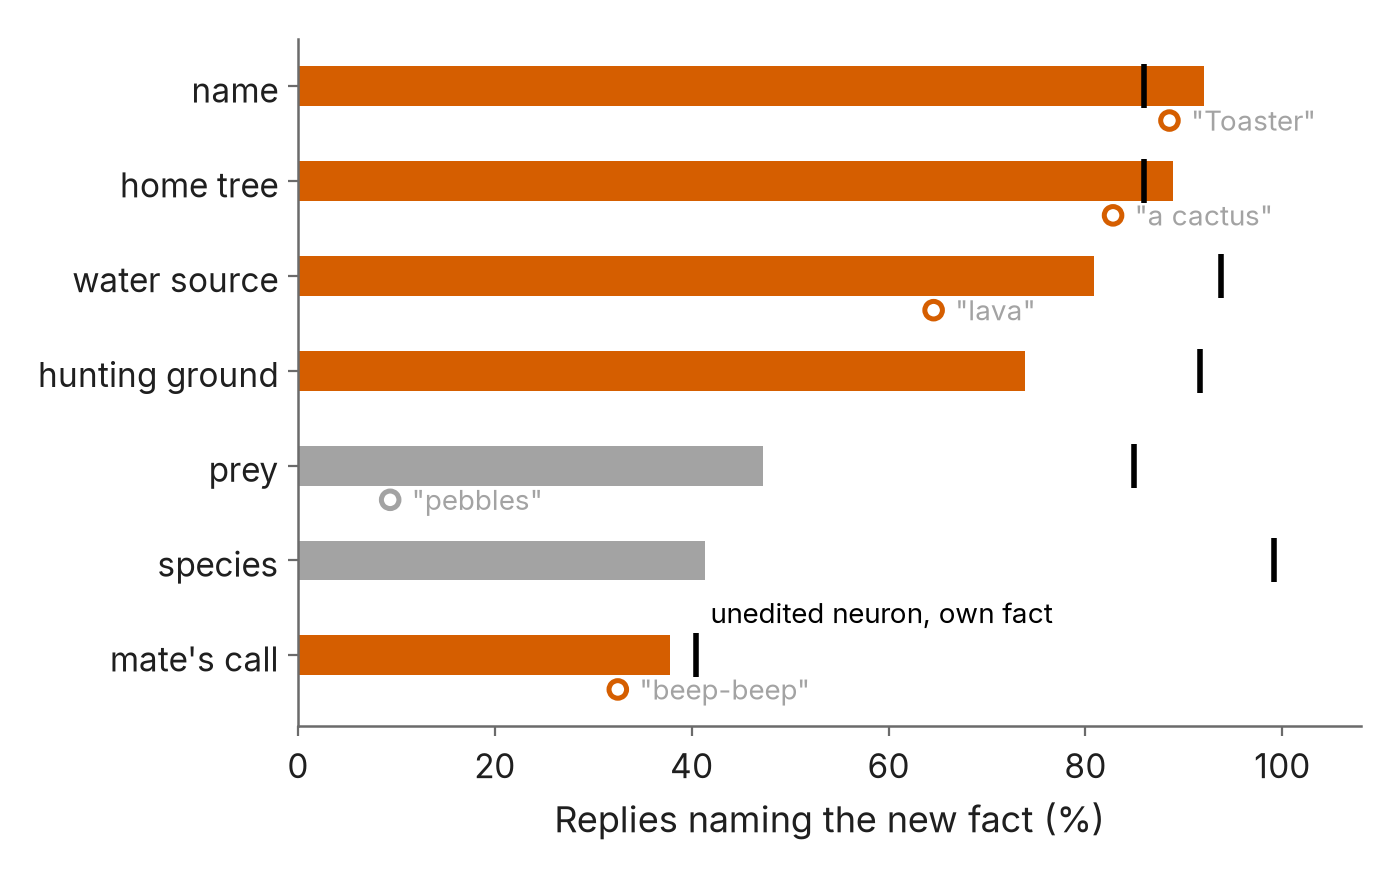

Reproduce this figure in Python.
"""Fact-swap figure (thread tweet 2): per fact, the share of probe replies naming the swapped-in value (mean of its
three ordinary swaps, 3 seeds each), and the absurd swap as a dot.   uv run --no-project --with matplotlib figures/fig_facts.py
Reads results/facts_v2.json."""
import json, statistics, sys
from pathlib import Path
import matplotlib.pyplot as plt
HERE = Path(__file__).resolve().parent
sys.path.insert(0, str(HERE / "_kit"))
import figkit as fk

F = json.loads((HERE.parent / "results" / "facts_v2.json").read_text())["runs"]
rate = {}
for v in F.values():
    for fact, x in v["facts"].items():
        if x["edited"] and v["cond"].count("_") == 2: rate.setdefault(v["cond"], []).append(x["new"])
mean = {c: 100 * statistics.mean(xs) for c, xs in rate.items()}
FACTS = [("name", "name"), ("hometree", "home tree"), ("water", "water source"), ("huntground", "hunting ground"),
         ("prey", "prey"), ("species", "species"), ("matecall", "mate's call")]
SURPRISE = {"name": ("Toaster", "surprise_name_Toaster"), "hometree": ("a cactus", "surprise_hometree_cactus"),
            "water": ("lava", "surprise_water_lava"), "prey": ("pebbles", "surprise_prey_pebble"), "matecall": ("beep-beep", "surprise_matecall_beepbeep")}
ORIG = json.loads((HERE.parent / "results" / "facts_v2.json").read_text())["orig_rate"]
fk.use()
fig, ax = plt.subplots(figsize=(7, 4.4))
rows = list(reversed(FACTS)); cols = [fk.GREY if k in ("prey", "species") else fk.ACCENT for k, _ in rows]   # (grey: the facts with a strong prior)
ax.barh(range(len(rows)), [statistics.mean(m for c, m in mean.items() if c.startswith(f"single_{k}_")) for k, _ in rows], height=0.42, color=cols, zorder=2)
ax.scatter([100 * ORIG[k] for k, _ in rows], range(len(rows)), marker="|", s=260, color="black", linewidth=2, zorder=4)   # (unedited neuron, its own fact)
sy = [(y, k) for y, (k, _) in enumerate(rows) if k in SURPRISE]
ax.scatter([mean[SURPRISE[k][1]] for _, k in sy], [y - 0.36 for y, _ in sy], s=40, color="white", edgecolors=[cols[y] for y, _ in sy], linewidth=1.8, zorder=3)
for y, k in sy: ax.text(mean[SURPRISE[k][1]] + 2.2, y - 0.36, f'"{SURPRISE[k][0]}"', va="center", fontsize=10, color=fk.GREY)
ax.text(100 * ORIG["matecall"] + 1.5, 0 + 0.34, "unedited neuron, own fact", fontsize=10, color="black")
ax.set_yticks(range(len(FACTS)), [l for _, l in reversed(FACTS)])
ax.set(xlim=(0, 108), ylim=(-0.75, len(FACTS) - 0.5), xlabel="Replies naming the new fact (%)")
ax.grid(axis="y", visible=False)
fig.tight_layout()
fk.save(fig, HERE / "fig_facts.png")
